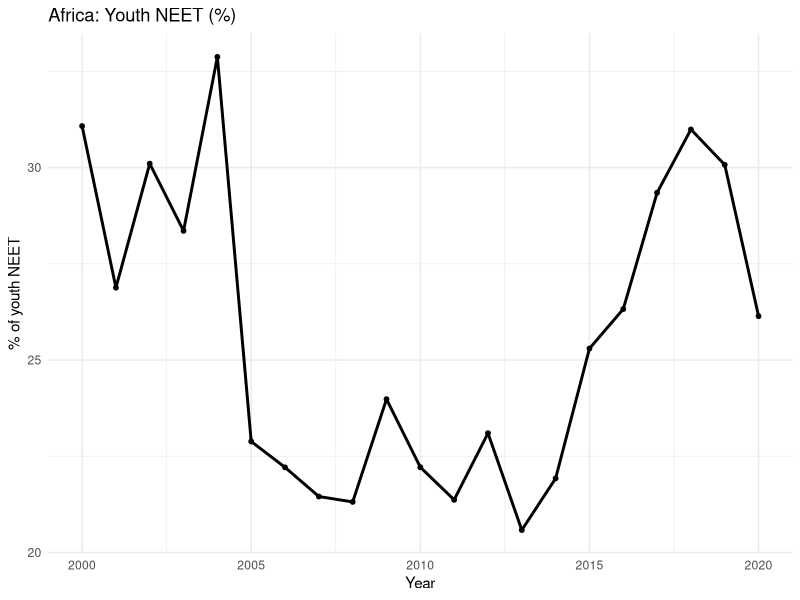

This figure's R source:
library(readr)
library(dplyr)
library(ggplot2)

#Load dataset containing NEET values merged with continent labels and HDI
df <- readr::read_csv("youth_continents_hdi_2000_2020.csv")

africa <- df %>%
#subset Africa and compute yearly average NEET for the continent
  filter(Continent == "Africa") %>%
  group_by(Year) %>%
  summarise(
    mean_neet = mean(share_neet, na.rm = TRUE),
    .groups = "drop"
  )

# Plot Africa's average NEET trend over 2000–2020
ggplot(africa, aes(x = Year, y = mean_neet)) +
  geom_line(linewidth = 1) +
  geom_point(size = 1.3) +
  labs(
    title = "Africa: Youth NEET (%)",
    x = "Year",
    y = "% of youth NEET"
  ) +
  theme_minimal()
